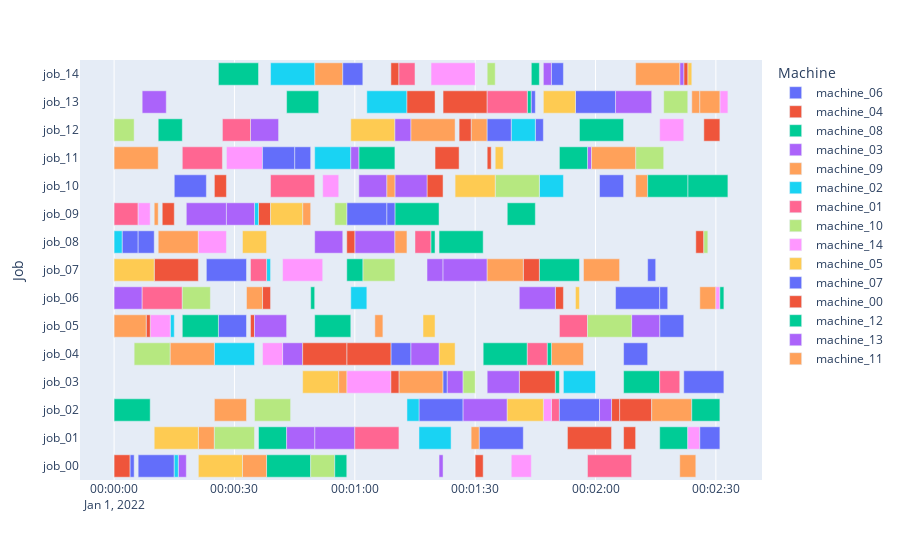

Write notebook code for a chart like this one.
### Code cell
# plot optimal solutions
import math
import plotly.express as px
import pandas as pd
from datetime import datetime, timedelta
def render(production_list,n_machines,x_bar="Machine",y_bar="Job",start_count=0,keep_grey=False):
    # is not time critical function. so O(n^2) is no problem; todo:make more pretty
    def production_to_dict(input,i,j):
        return(dict(Job=f"job_{str(input[0]+start_count).zfill(max_len)}", Start=dt + timedelta(seconds=int(input[2]+start_count)),Finish=dt + timedelta(seconds=int(input[3])),Machine=f"machine_{str(i+start_count).zfill(max_len)}"))
    dt = datetime(2022, 1, 1, 0, 0, 0)
    #stores quatuple(job,task,start_time,finish_time) 
    liste=[]
    max_len=len(str(max(production_list.shape[0]-1+start_count,production_list.shape[1]-1+start_count)))
    for i in range(production_list.shape[0]):
        for j in range(production_list.shape[1]):
            if production_list[i,j] is not None:
                liste.append(production_to_dict(production_list[i,j],i,j))
    df_render=pd.DataFrame(liste)
    if df_render.empty:
        # do not rise an error; production plan is empty and could be filled
        print("Production plan is empty; nothing to plot")
    else:
        df_render.sort_values(by=y_bar,inplace=True)
        #fig = px.timeline(df_render, x_start="Start", x_end="Finish", y="Task", color="Resource")
        #colour in grey:
        if keep_grey:
            max_len=len(str(n_machines))
            rgb_add=math.floor( 255/int(n_machines))
            color_map={}

            for i in range(n_machines):
                color_map['machine_'+str(i).zfill(max_len)]=f"rgb({i*rgb_add},{i*rgb_add},{i*rgb_add})"
                
            fig = px.timeline(df_render, x_start="Start", x_end="Finish", color=x_bar, y=y_bar,color_discrete_map=color_map)
        else:
            fig = px.timeline(df_render, x_start="Start", x_end="Finish", color=x_bar, y=y_bar)

        #todo, save or do smth else to console rendering
        fig.show()
def json_to_prod(path=None):
    with open(path) as f:
        instance_dict = json.load(f)
    production_list=np.empty((int(instance_dict['n_resources']),int(instance_dict['n_jobs']*int(instance_dict['n_jobs'])/int(instance_dict['n_resources']))),dtype=object)
    def find_task(job,mach):
        return instance_dict['jssp_instance']['machines'][int(job)].index(int(mach))
    production_list_counter=np.zeros(int(instance_dict['n_resources']))    
    for i in range(instance_dict['n_jobs']*instance_dict['n_ops_per_job']):
        tup=(instance_dict['optimal_gantt_data'][str(i)]['Job_num'],find_task(instance_dict['optimal_gantt_data'][str(i)]['Job_num'],instance_dict['optimal_gantt_data'][str(i)]['Mach_num']),instance_dict['optimal_gantt_data'][str(i)]['Start_time'],int(instance_dict['optimal_gantt_data'][str(i)]['Start_time'])+int(instance_dict['optimal_gantt_data'][str(i)]['Job_time']))
        
        production_list[int(instance_dict['optimal_gantt_data'][str(i)]['Mach_num']),int(production_list_counter[int(instance_dict['optimal_gantt_data'][str(i)]['Mach_num'])])]=tup
        production_list_counter[int(instance_dict['optimal_gantt_data'][str(i)]['Mach_num'])]+=1
    return production_list


p_1=json_to_prod(path='/Users/felix/sciebo/masterarbeit/progra/model-based_rl/resources/jsp_instances/ima/15x15x15/15x15_4_inst.json')
render(p_1,len(p_1))

### Figure 1 — Plotly figure (JSON) as saved in the notebook; plotly's stock layout.template omitted (floating-point values rounded to 4 significant figures)
{"data": [{"alignmentgroup": "True", "base": ["2022-01-01T00:00:06", "2022-01-01T00:01:31", "2022-01-01T00:01:16", "2022-01-01T00:02:22", "2022-01-01T00:01:09", "2022-01-01T00:02:16", "2022-01-01T00:02:05", "2022-01-01T00:00:23", "2022-01-01T00:00:02", "2022-01-01T00:00:58", "2022-01-01T00:00:15", "2022-01-01T00:00:45", "2022-01-01T00:01:45", "2022-01-01T00:01:55", "2022-01-01T00:01:49"], "hovertemplate": "Machine=machine_06<br>Start=%{base}<br>Finish=%{x}<br>Job=%{y}<extra></extra>", "legendgroup": "machine_06", "marker": {"color": "#636efa", "pattern": {"shape": ""}}, "name": "machine_06", "offsetgroup": "machine_06", "orientation": "h", "showlegend": true, "textposition": "auto", "type": "bar", "x": [9000, 11000, 11000, 10000, 5000, 6000, 11000, 10000, 4000, 10000, 8000, 4000, 2000, 10000, 3000], "xaxis": "x", "y": ["job_00", "job_01", "job_02", "job_03", "job_04", "job_05", "job_06", "job_07", "job_08", "job_09", "job_10", "job_11", "job_12", "job_13", "job_14"], "yaxis": "y"}, {"alignmentgroup": "True", "base": ["2022-01-01T00:00:00", "2022-01-01T00:01:53", "2022-01-01T00:02:06", "2022-01-01T00:01:41", "2022-01-01T00:00:58", "2022-01-01T00:00:34", "2022-01-01T00:01:50", "2022-01-01T00:00:10", "2022-01-01T00:02:25", "2022-01-01T00:00:36", "2022-01-01T00:01:18", "2022-01-01T00:01:33", "2022-01-01T00:02:27", "2022-01-01T00:01:22", "2022-01-01T00:01:09"], "hovertemplate": "Machine=machine_04<br>Start=%{base}<br>Finish=%{x}<br>Job=%{y}<extra></extra>", "legendgroup": "machine_04", "marker": {"color": "#EF553B", "pattern": {"shape": ""}}, "name": "machine_04", "offsetgroup": "machine_04", "orientation": "h", "showlegend": true, "textposition": "auto", "type": "bar", "x": [4000, 11000, 8000, 9000, 11000, 1000, 2000, 11000, 2000, 3000, 4000, 1000, 4000, 11000, 2000], "xaxis": "x", "y": ["job_00", "job_01", "job_02", "job_03", "job_04", "job_05", "job_06", "job_07", "job_08", "job_09", "job_10", "job_11", "job_12", "job_13", "job_14"], "yaxis": "y"}, {"alignmentgroup": "True", "base": ["2022-01-01T00:00:38", "2022-01-01T00:02:16", "2022-01-01T00:00:00", "2022-01-01T00:02:07", "2022-01-01T00:01:32", "2022-01-01T00:00:50", "2022-01-01T00:00:49", "2022-01-01T00:01:46", "2022-01-01T00:01:21", "2022-01-01T00:01:10", "2022-01-01T00:02:23", "2022-01-01T00:01:01", "2022-01-01T00:01:56", "2022-01-01T00:01:43", "2022-01-01T00:01:44"], "hovertemplate": "Machine=machine_08<br>Start=%{base}<br>Finish=%{x}<br>Job=%{y}<extra></extra>", "legendgroup": "machine_08", "marker": {"color": "#00cc96", "pattern": {"shape": ""}}, "name": "machine_08", "offsetgroup": "machine_08", "orientation": "h", "showlegend": true, "textposition": "auto", "type": "bar", "x": [11000, 7000, 9000, 9000, 11000, 9000, 1000, 10000, 11000, 11000, 10000, 9000, 11000, 1000, 2000], "xaxis": "x", "y": ["job_00", "job_01", "job_02", "job_03", "job_04", "job_05", "job_06", "job_07", "job_08", "job_09", "job_10", "job_11", "job_12", "job_13", "job_14"], "yaxis": "y"}, {"alignmentgroup": "True", "base": ["2022-01-01T00:00:16", "2022-01-01T00:00:50", "2022-01-01T00:01:27", "2022-01-01T00:01:23", "2022-01-01T00:00:42", "2022-01-01T00:02:09", "2022-01-01T00:00:00", "2022-01-01T00:01:18", "2022-01-01T00:01:00", "2022-01-01T00:00:18", "2022-01-01T00:01:10", "2022-01-01T00:01:58", "2022-01-01T00:00:34", "2022-01-01T00:00:07", "2022-01-01T00:01:47"], "hovertemplate": "Machine=machine_03<br>Start=%{base}<br>Finish=%{x}<br>Job=%{y}<extra></extra>", "legendgroup": "machine_03", "marker": {"color": "#ab63fa", "pattern": {"shape": ""}}, "name": "machine_03", "offsetgroup": "machine_03", "orientation": "h", "showlegend": true, "textposition": "auto", "type": "bar", "x": [2000, 10000, 11000, 4000, 5000, 7000, 7000, 4000, 10000, 10000, 8000, 1000, 7000, 6000, 2000], "xaxis": "x", "y": ["job_00", "job_01", "job_02", "job_03", "job_04", "job_05", "job_06", "job_07", "job_08", "job_09", "job_10", "job_11", "job_12", "job_13", "job_14"], "yaxis": "y"}, {"alignmentgroup": "True", "base": ["2022-01-01T00:00:32", "2022-01-01T00:00:21", "2022-01-01T00:02:14", "2022-01-01T00:01:11", "2022-01-01T00:01:49", "2022-01-01T00:01:05", "2022-01-01T00:02:26", "2022-01-01T00:01:57", "2022-01-01T00:00:11", "2022-01-01T00:00:47", "2022-01-01T00:02:10", "2022-01-01T00:00:00", "2022-01-01T00:01:29", "2022-01-01T00:02:24", "2022-01-01T00:00:50"], "hovertemplate": "Machine=machine_09<br>Start=%{base}<br>Finish=%{x}<br>Job=%{y}<extra></extra>", "legendgroup": "machine_09", "marker": {"color": "#FFA15A", "pattern": {"shape": ""}}, "name": "machine_09", "offsetgroup": "machine_09", "orientation": "h", "showlegend": true, "textposition": "auto", "type": "bar", "x": [6000, 4000, 10000, 11000, 8000, 2000, 4000, 9000, 10000, 2000, 3000, 11000, 4000, 2000, 7000], "xaxis": "x", "y": ["job_00", "job_01", "job_02", "job_03", "job_04", "job_05", "job_06", "job_07", "job_08", "job_09", "job_10", "job_11", "job_12", "job_13", "job_14"], "yaxis": "y"}, {"alignmentgroup": "True", "base": ["2022-01-01T00:00:15", "2022-01-01T00:01:16", "2022-01-01T00:01:13", "2022-01-01T00:01:52", "2022-01-01T00:00:25", "2022-01-01T00:00:14", "2022-01-01T00:00:59", "2022-01-01T00:00:38", "2022-01-01T00:00:00", "2022-01-01T00:00:35", "2022-01-01T00:01:46", "2022-01-01T00:00:50", "2022-01-01T00:01:39", "2022-01-01T00:01:03", "2022-01-01T00:00:39"], "hovertemplate": "Machine=machine_02<br>Start=%{base}<br>Finish=%{x}<br>Job=%{y}<extra></extra>", "legendgroup": "machine_02", "marker": {"color": "#19d3f3", "pattern": {"shape": ""}}, "name": "machine_02", "offsetgroup": "machine_02", "orientation": "h", "showlegend": true, "textposition": "auto", "type": "bar", "x": [1000, 8000, 3000, 8000, 10000, 1000, 4000, 1000, 2000, 1000, 6000, 9000, 6000, 10000, 11000], "xaxis": "x", "y": ["job_00", "job_01", "job_02", "job_03", "job_04", "job_05", "job_06", "job_07", "job_08", "job_09", "job_10", "job_11", "job_12", "job_13", "job_14"], "yaxis": "y"}, {"alignmentgroup": "True", "base": ["2022-01-01T00:01:58", "2022-01-01T00:01:00", "2022-01-01T00:01:49", "2022-01-01T00:02:16", "2022-01-01T00:01:43", "2022-01-01T00:01:51", "2022-01-01T00:00:07", "2022-01-01T00:00:34", "2022-01-01T00:01:15", "2022-01-01T00:00:00", "2022-01-01T00:00:39", "2022-01-01T00:00:17", "2022-01-01T00:00:27", "2022-01-01T00:01:33", "2022-01-01T00:01:11"], "hovertemplate": "Machine=machine_01<br>Start=%{base}<br>Finish=%{x}<br>Job=%{y}<extra></extra>", "legendgroup": "machine_01", "marker": {"color": "#FF6692", "pattern": {"shape": ""}}, "name": "machine_01", "offsetgroup": "machine_01", "orientation": "h", "showlegend": true, "textposition": "auto", "type": "bar", "x": [11000, 11000, 2000, 5000, 5000, 7000, 10000, 4000, 4000, 6000, 11000, 10000, 7000, 10000, 4000], "xaxis": "x", "y": ["job_00", "job_01", "job_02", "job_03", "job_04", "job_05", "job_06", "job_07", "job_08", "job_09", "job_10", "job_11", "job_12", "job_13", "job_14"], "yaxis": "y"}, {"alignmentgroup": "True", "base": ["2022-01-01T00:00:49", "2022-01-01T00:00:25", "2022-01-01T00:00:35", "2022-01-01T00:01:27", "2022-01-01T00:00:05", "2022-01-01T00:01:58", "2022-01-01T00:00:17", "2022-01-01T00:01:02", "2022-01-01T00:02:27", "2022-01-01T00:00:55", "2022-01-01T00:01:35", "2022-01-01T00:02:10", "2022-01-01T00:00:00", "2022-01-01T00:02:17", "2022-01-01T00:01:33"], "hovertemplate": "Machine=machine_10<br>Start=%{base}<br>Finish=%{x}<br>Job=%{y}<extra></extra>", "legendgroup": "machine_10", "marker": {"color": "#B6E880", "pattern": {"shape": ""}}, "name": "machine_10", "offsetgroup": "machine_10", "orientation": "h", "showlegend": true, "textposition": "auto", "type": "bar", "x": [6000, 10000, 9000, 3000, 9000, 11000, 7000, 8000, 1000, 3000, 11000, 7000, 5000, 6000, 2000], "xaxis": "x", "y": ["job_00", "job_01", "job_02", "job_03", "job_04", "job_05", "job_06", "job_07", "job_08", "job_09", "job_10", "job_11", "job_12", "job_13", "job_14"], "yaxis": "y"}, {"alignmentgroup": "True", "base": ["2022-01-01T00:01:39", "2022-01-01T00:02:23", "2022-01-01T00:01:47", "2022-01-01T00:00:58", "2022-01-01T00:00:37", "2022-01-01T00:00:09", "2022-01-01T00:02:30", "2022-01-01T00:00:42", "2022-01-01T00:00:21", "2022-01-01T00:00:06", "2022-01-01T00:00:52", "2022-01-01T00:00:28", "2022-01-01T00:02:16", "2022-01-01T00:02:31", "2022-01-01T00:01:19"], "hovertemplate": "Machine=machine_14<br>Start=%{base}<br>Finish=%{x}<br>Job=%{y}<extra></extra>", "legendgroup": "machine_14", "marker": {"color": "#FF97FF", "pattern": {"shape": ""}}, "name": "machine_14", "offsetgroup": "machine_14", "orientation": "h", "showlegend": true, "textposition": "auto", "type": "bar", "x": [5000, 3000, 2000, 11000, 5000, 5000, 1000, 10000, 7000, 3000, 4000, 9000, 6000, 2000, 11000], "xaxis": "x", "y": ["job_00", "job_01", "job_02", "job_03", "job_04", "job_05", "job_06", "job_07", "job_08", "job_09", "job_10", "job_11", "job_12", "job_13", "job_14"], "yaxis": "y"}, {"alignmentgroup": "True", "base": ["2022-01-01T00:00:21", "2022-01-01T00:00:10", "2022-01-01T00:01:38", "2022-01-01T00:00:47", "2022-01-01T00:01:21", "2022-01-01T00:01:17", "2022-01-01T00:01:55", "2022-01-01T00:00:00", "2022-01-01T00:00:32", "2022-01-01T00:00:39", "2022-01-01T00:01:25", "2022-01-01T00:01:35", "2022-01-01T00:00:59", "2022-01-01T00:01:47", "2022-01-01T00:02:23"], "hovertemplate": "Machine=machine_05<br>Start=%{base}<br>Finish=%{x}<br>Job=%{y}<extra></extra>", "legendgroup": "machine_05", "marker": {"color": "#FECB52", "pattern": {"shape": ""}}, "name": "machine_05", "offsetgroup": "machine_05", "orientation": "h", "showlegend": true, "textposition": "auto", "type": "bar", "x": [11000, 11000, 9000, 9000, 4000, 3000, 1000, 10000, 6000, 8000, 10000, 2000, 11000, 8000, 1000], "xaxis": "x", "y": ["job_00", "job_01", "job_02", "job_03", "job_04", "job_05", "job_06", "job_07", "job_08", "job_09", "job_10", "job_11", "job_12", "job_13", "job_14"], "yaxis": "y"}, {"alignmentgroup": "True", "base": ["2022-01-01T00:00:04", "2022-01-01T00:02:26", "2022-01-01T00:01:51", "2022-01-01T00:01:22", "2022-01-01T00:02:07", "2022-01-01T00:00:26", "2022-01-01T00:02:16", "2022-01-01T00:02:13", "2022-01-01T00:00:06", "2022-01-01T00:01:08", "2022-01-01T00:02:01", "2022-01-01T00:00:37", "2022-01-01T00:01:33", "2022-01-01T00:01:44", "2022-01-01T00:00:57"], "hovertemplate": "Machine=machine_07<br>Start=%{base}<br>Finish=%{x}<br>Job=%{y}<extra></extra>", "legendgroup": "machine_07", "marker": {"color": "#636efa", "pattern": {"shape": ""}}, "name": "machine_07", "offsetgroup": "machine_07", "orientation": "h", "showlegend": true, "textposition": "auto", "type": "bar", "x": [1000, 5000, 10000, 1000, 6000, 7000, 2000, 2000, 4000, 2000, 6000, 8000, 6000, 1000, 5000], "xaxis": "x", "y": ["job_00", "job_01", "job_02", "job_03", "job_04", "job_05", "job_06", "job_07", "job_08", "job_09", "job_10", "job_11", "job_12", "job_13", "job_14"], "yaxis": "y"}, {"alignmentgroup": "True", "base": ["2022-01-01T00:01:30", "2022-01-01T00:02:07", "2022-01-01T00:02:04", "2022-01-01T00:01:09", "2022-01-01T00:00:47", "2022-01-01T00:00:08", "2022-01-01T00:00:37", "2022-01-01T00:01:42", "2022-01-01T00:00:58", "2022-01-01T00:00:12", "2022-01-01T00:00:25", "2022-01-01T00:01:20", "2022-01-01T00:01:26", "2022-01-01T00:01:13", "2022-01-01T00:02:22"], "hovertemplate": "Machine=machine_00<br>Start=%{base}<br>Finish=%{x}<br>Job=%{y}<extra></extra>", "legendgroup": "machine_00", "marker": {"color": "#EF553B", "pattern": {"shape": ""}}, "name": "machine_00", "offsetgroup": "machine_00", "orientation": "h", "showlegend": true, "textposition": "auto", "type": "bar", "x": [2000, 3000, 2000, 2000, 11000, 1000, 2000, 4000, 2000, 3000, 3000, 6000, 3000, 7000, 1000], "xaxis": "x", "y": ["job_00", "job_01", "job_02", "job_03", "job_04", "job_05", "job_06", "job_07", "job_08", "job_09", "job_10", "job_11", "job_12", "job_13", "job_14"], "yaxis": "y"}, {"alignmentgroup": "True", "base": ["2022-01-01T00:00:55", "2022-01-01T00:00:36", "2022-01-01T00:02:24", "2022-01-01T00:01:50", "2022-01-01T00:01:48", "2022-01-01T00:00:17", "2022-01-01T00:02:31", "2022-01-01T00:00:58", "2022-01-01T00:01:19", "2022-01-01T00:01:38", "2022-01-01T00:02:13", "2022-01-01T00:01:51", "2022-01-01T00:00:11", "2022-01-01T00:00:43", "2022-01-01T00:00:26"], "hovertemplate": "Machine=machine_12<br>Start=%{base}<br>Finish=%{x}<br>Job=%{y}<extra></extra>", "legendgroup": "machine_12", "marker": {"color": "#00cc96", "pattern": {"shape": ""}}, "name": "machine_12", "offsetgroup": "machine_12", "orientation": "h", "showlegend": true, "textposition": "auto", "type": "bar", "x": [3000, 7000, 7000, 1000, 1000, 9000, 1000, 4000, 1000, 7000, 10000, 7000, 6000, 8000, 10000], "xaxis": "x", "y": ["job_00", "job_01", "job_02", "job_03", "job_04", "job_05", "job_06", "job_07", "job_08", "job_09", "job_10", "job_11", "job_12", "job_13", "job_14"], "yaxis": "y"}, {"alignmentgroup": "True", "base": ["2022-01-01T00:01:21", "2022-01-01T00:00:43", "2022-01-01T00:02:01", "2022-01-01T00:01:33", "2022-01-01T00:01:14", "2022-01-01T00:00:35", "2022-01-01T00:01:41", "2022-01-01T00:01:22", "2022-01-01T00:00:50", "2022-01-01T00:00:28", "2022-01-01T00:01:01", "2022-01-01T00:00:59", "2022-01-01T00:01:10", "2022-01-01T00:02:05", "2022-01-01T00:02:21"], "hovertemplate": "Machine=machine_13<br>Start=%{base}<br>Finish=%{x}<br>Job=%{y}<extra></extra>", "legendgroup": "machine_13", "marker": {"color": "#ab63fa", "pattern": {"shape": ""}}, "name": "machine_13", "offsetgroup": "machine_13", "orientation": "h", "showlegend": true, "textposition": "auto", "type": "bar", "x": [1000, 7000, 3000, 8000, 7000, 8000, 9000, 11000, 7000, 7000, 7000, 2000, 4000, 9000, 1000], "xaxis": "x", "y": ["job_00", "job_01", "job_02", "job_03", "job_04", "job_05", "job_06", "job_07", "job_08", "job_09", "job_10", "job_11", "job_12", "job_13", "job_14"], "yaxis": "y"}, {"alignmentgroup": "True", "base": ["2022-01-01T00:02:21", "2022-01-01T00:01:29", "2022-01-01T00:00:25", "2022-01-01T00:00:56", "2022-01-01T00:00:14", "2022-01-01T00:00:00", "2022-01-01T00:00:33", "2022-01-01T00:01:33", "2022-01-01T00:01:10", "2022-01-01T00:00:10", "2022-01-01T00:01:08", "2022-01-01T00:01:59", "2022-01-01T00:01:14", "2022-01-01T00:02:26", "2022-01-01T00:02:10"], "hovertemplate": "Machine=machine_11<br>Start=%{base}<br>Finish=%{x}<br>Job=%{y}<extra></extra>", "legendgroup": "machine_11", "marker": {"color": "#FFA15A", "pattern": {"shape": ""}}, "name": "machine_11", "offsetgroup": "machine_11", "orientation": "h", "showlegend": true, "textposition": "auto", "type": "bar", "x": [4000, 2000, 8000, 2000, 11000, 8000, 4000, 9000, 3000, 1000, 2000, 11000, 11000, 5000, 11000], "xaxis": "x", "y": ["job_00", "job_01", "job_02", "job_03", "job_04", "job_05", "job_06", "job_07", "job_08", "job_09", "job_10", "job_11", "job_12", "job_13", "job_14"], "yaxis": "y"}], "layout": {"barmode": "overlay", "legend": {"title": {"text": "Machine"}, "tracegroupgap": 0}, "margin": {"t": 60}, "xaxis": {"anchor": "y", "domain": [0, 1], "type": "date"}, "yaxis": {"anchor": "x", "domain": [0, 1], "title": {"text": "Job"}}}}
